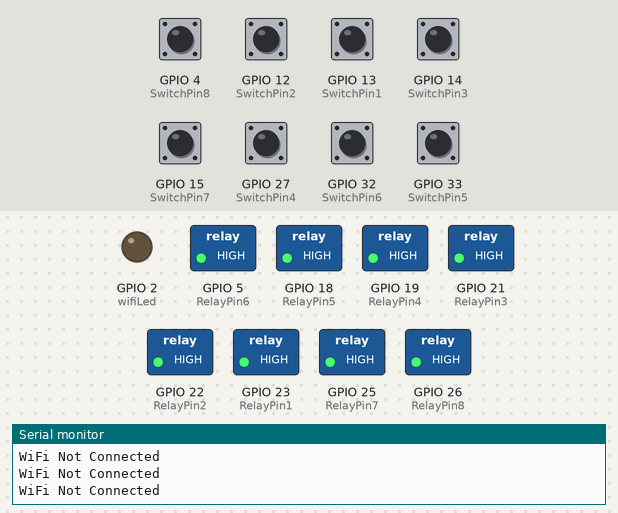
Recording of a sketch running on a simulated ESP32. Shown: switched loads named in the sketch (green lamp = pin HIGH), output pins drawn as LEDs (lit = HIGH), the last lines printed to the serial monitor. Inputs (shaded band) come from the test bench; at power-on: GPIO 4 (SwitchPin8), GPIO 12 (SwitchPin2), GPIO 13 (SwitchPin1), GPIO 14 (SwitchPin3), GPIO 15 (SwitchPin7), GPIO 27 (SwitchPin4), GPIO 32 (SwitchPin6), GPIO 33 (SwitchPin5) HIGH. WiFi joins after 1.5 s; servers stay silent unless stated.

Above: at 1.2 s.
1.3 s: GPIO 4 (SwitchPin8) pulled LOW for 1 s
At 3.7 s:
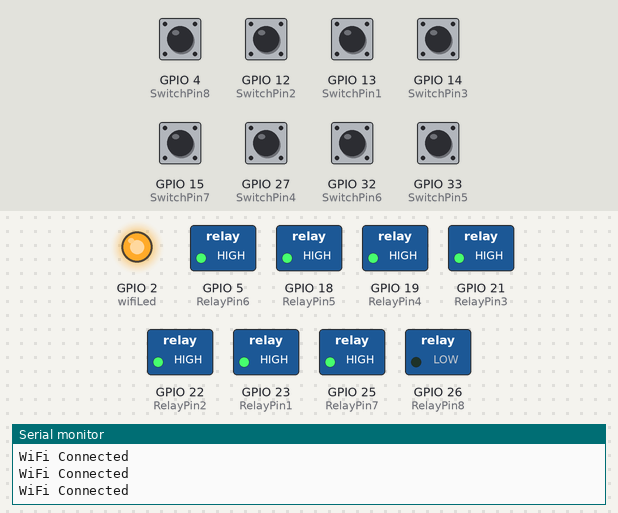
4.5 s: GPIO 12 (SwitchPin2) pulled LOW for 0.15 s
At 5.9 s:
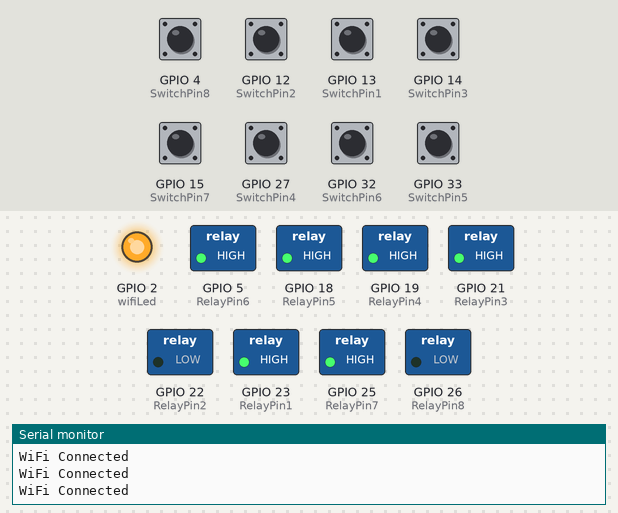
6.2 s: GPIO 13 (SwitchPin1) pulled LOW for 0.15 s
At 7.4 s:
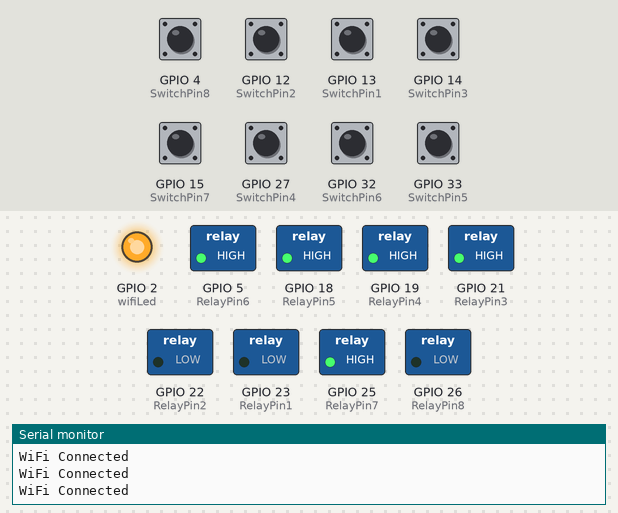
7.9 s: GPIO 14 (SwitchPin3) pulled LOW for 0.15 s
At 8.7 s:
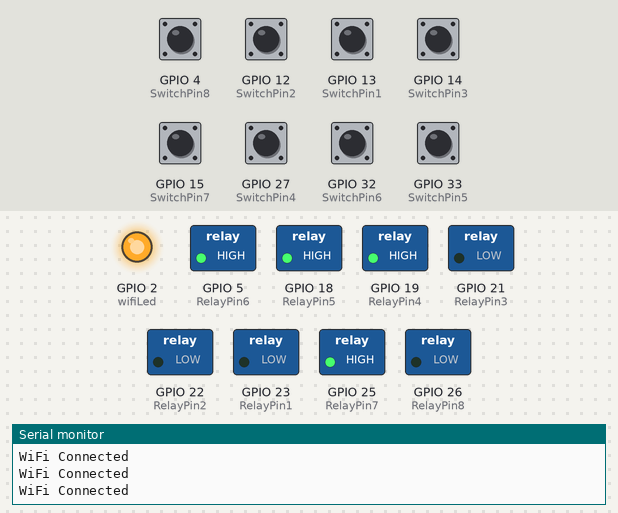
9.6 s: GPIO 15 (SwitchPin7) pulled LOW for 0.15 s
At 11.0 s:
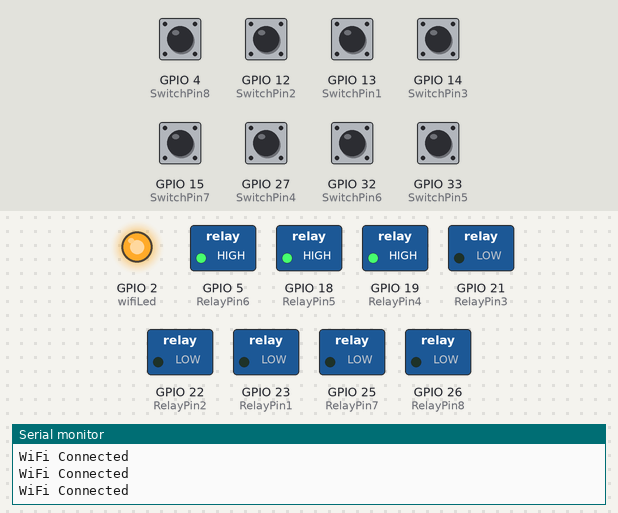
11.3 s: GPIO 27 (SwitchPin4) pulled LOW for 0.15 s
At 12.5 s:
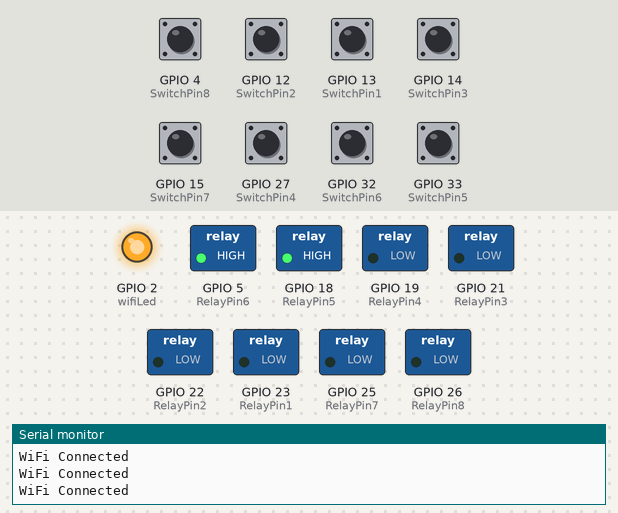
Timing chart, 0 to 14.0 s (numbered marks = the images above; inputs shaded):
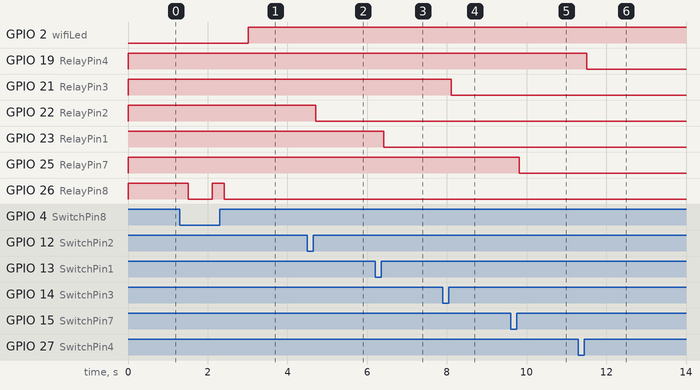

Measured:
- after the input at 1.3 s, GPIO 26 (RelayPin8): HIGH → LOW after 0.21 s, → HIGH 0.60 s later, → LOW 0.30 s later
- after the input at 4.5 s, GPIO 22 (RelayPin2): HIGH → LOW after 0.21 s
- after the input at 6.2 s, GPIO 23 (RelayPin1): HIGH → LOW after 0.21 s
- after the input at 7.9 s, GPIO 21 (RelayPin3): HIGH → LOW after 0.21 s
- after the input at 9.6 s, GPIO 25 (RelayPin7): HIGH → LOW after 0.21 s
- after the input at 11.3 s, GPIO 19 (RelayPin4): HIGH → LOW after 0.21 s

The sketch:

Code_ESP32_Blynk_WiFi_Manual_01.ino
```cpp
#include <BlynkSimpleEsp32.h>

BlynkTimer timer;

// define the GPIO connected with Relays and switches
#define RelayPin1 23  //D23
#define RelayPin2 22  //D22
#define RelayPin3 21  //D21
#define RelayPin4 19  //D19
#define RelayPin5 18  //D18
#define RelayPin6 5   //D5
#define RelayPin7 25  //D25
#define RelayPin8 26  //D26

#define SwitchPin1 13  //D13
#define SwitchPin2 12  //D12
#define SwitchPin3 14  //D14
#define SwitchPin4 27  //D27
#define SwitchPin5 33  //D33
#define SwitchPin6 32  //D32
#define SwitchPin7 15  //D15
#define SwitchPin8 4   //D4

#define wifiLed    2   //D2

#define VPIN_BUTTON_1    V1
#define VPIN_BUTTON_2    V2
#define VPIN_BUTTON_3    V3
#define VPIN_BUTTON_4    V4
#define VPIN_BUTTON_5    V5
#define VPIN_BUTTON_6    V6
#define VPIN_BUTTON_7    V7
#define VPIN_BUTTON_8    V8

int toggleState_1 = 1; //Define integer to remember the toggle state for relay 1
int toggleState_2 = 1; //Define integer to remember the toggle state for relay 2
int toggleState_3 = 1; //Define integer to remember the toggle state for relay 3
int toggleState_4 = 1; //Define integer to remember the toggle state for relay 4
int toggleState_5 = 1; //Define integer to remember the toggle state for relay 5
int toggleState_6 = 1; //Define integer to remember the toggle state for relay 6
int toggleState_7 = 1; //Define integer to remember the toggle state for relay 7
int toggleState_8 = 1; //Define integer to remember the toggle state for relay 8

int wifiFlag = 0;

#define AUTH "UmCRvegPOffg758ERoBopWaO3BQpuIi7"                 // You should get Auth Token in the Blynk App.
#define WIFI_SSID "vivo 1904"             //Enter Wifi Name
#define WIFI_PASS "12345678"         //Enter wifi Password


void relayOnOff(int relay){

    switch(relay){
      case 1:
             if(toggleState_1 == 1){
              digitalWrite(RelayPin1, LOW); // turn on relay 1
              toggleState_1 = 0;
              Serial.println("Device1 ON");
              }
             else{
              digitalWrite(RelayPin1, HIGH); // turn off relay 1
              toggleState_1 = 1;
              Serial.println("Device1 OFF");
              }
             delay(100);
      break;
      case 2:
             if(toggleState_2 == 1){
              digitalWrite(RelayPin2, LOW); // turn on relay 2
              toggleState_2 = 0;
              Serial.println("Device2 ON");
              }
             else{
              digitalWrite(RelayPin2, HIGH); // turn off relay 2
              toggleState_2 = 1;
              Serial.println("Device2 OFF");
              }
             delay(100);
      break;
      case 3:
             if(toggleState_3 == 1){
              digitalWrite(RelayPin3, LOW); // turn on relay 3
              toggleState_3 = 0;
              Serial.println("Device3 ON");
              }
             else{
              digitalWrite(RelayPin3, HIGH); // turn off relay 3
              toggleState_3 = 1;
              Serial.println("Device3 OFF");
              }
             delay(100);
      break;
      case 4:
             if(toggleState_4 == 1){
              digitalWrite(RelayPin4, LOW); // turn on relay 4
              toggleState_4 = 0;
              Serial.println("Device4 ON");
              }
             else{
              digitalWrite(RelayPin4, HIGH); // turn off relay 4
              toggleState_4 = 1;
              Serial.println("Device4 OFF");
              }
             delay(100);
      break;
      case 5:
             if(toggleState_5 == 1){
              digitalWrite(RelayPin5, LOW); // turn on relay 5
              toggleState_5 = 0;
              Serial.println("Device5 ON");
              }
             else{
              digitalWrite(RelayPin5, HIGH); // turn off relay 5
              toggleState_5 = 1;
              Serial.println("Device5 OFF");
              }
             delay(100);
      break;
      case 6:
             if(toggleState_6 == 1){
              digitalWrite(RelayPin6, LOW); // turn on relay 6
              toggleState_6 = 0;
              Serial.println("Device6 ON");
              }
             else{
              digitalWrite(RelayPin6, HIGH); // turn off relay 6
              toggleState_6 = 1;
              Serial.println("Device6 OFF");
              }
             delay(100);
      break;
      case 7:
             if(toggleState_7 == 1){
              digitalWrite(RelayPin7, LOW); // turn on relay 7
              toggleState_7 = 0;
              Serial.println("Device7 ON");
              }
             else{
              digitalWrite(RelayPin7, HIGH); // turn off relay 7
              toggleState_7 = 1;
              Serial.println("Device7 OFF");
              }
             delay(100);
      break;
      case 8:
             if(toggleState_8 == 1){
              digitalWrite(RelayPin8, LOW); // turn on relay 8
              toggleState_8 = 0;
              Serial.println("Device8 ON");
              }
             else{
              digitalWrite(RelayPin8, HIGH); // turn off relay 8
              toggleState_8 = 1;
              Serial.println("Device8 OFF");
              }
             delay(100);
      break;
      default : break;
      }
}

void with_internet(){
    //Manual Switch Control
    if (digitalRead(SwitchPin1) == LOW){
      delay(200);
      relayOnOff(1);
      Blynk.virtualWrite(VPIN_BUTTON_1, toggleState_1);   // Update Button Widget
    }
    else if (digitalRead(SwitchPin2) == LOW){
      delay(200);
      relayOnOff(2);
      Blynk.virtualWrite(VPIN_BUTTON_2, toggleState_2);   // Update Button Widget
    }
    else if (digitalRead(SwitchPin3) == LOW){
      delay(200);
      relayOnOff(3);
      Blynk.virtualWrite(VPIN_BUTTON_3, toggleState_3);   // Update Button Widget
    }
    else if (digitalRead(SwitchPin4) == LOW){
      delay(200);
      relayOnOff(4);
      Blynk.virtualWrite(VPIN_BUTTON_4, toggleState_4);   // Update Button Widget
    }
    else if (digitalRead(SwitchPin5) == LOW){
      delay(200);
      relayOnOff(5);
      Blynk.virtualWrite(VPIN_BUTTON_5, toggleState_5);   // Update Button Widget
    }
    else if (digitalRead(SwitchPin6) == LOW){
      delay(200);
      relayOnOff(6);
      Blynk.virtualWrite(VPIN_BUTTON_6, toggleState_6);   // Update Button Widget
    }
    else if (digitalRead(SwitchPin7) == LOW){
      delay(200);
      relayOnOff(7);
      Blynk.virtualWrite(VPIN_BUTTON_7, toggleState_7);   // Update Button Widget
    }
    else if (digitalRead(SwitchPin8) == LOW){
      delay(200);
      relayOnOff(8);
      Blynk.virtualWrite(VPIN_BUTTON_8, toggleState_8);   // Update Button Widget
    }
}
void without_internet(){
    //Manual Switch Control
    if (digitalRead(SwitchPin1) == LOW){
      delay(200);
      relayOnOff(1);
    }
    else if (digitalRead(SwitchPin2) == LOW){
      delay(200);
      relayOnOff(2);
    }
    else if (digitalRead(SwitchPin3) == LOW){
      delay(200);
      relayOnOff(3);
    }
    else if (digitalRead(SwitchPin4) == LOW){
      delay(200);
      relayOnOff(4);
    }
    else if (digitalRead(SwitchPin5) == LOW){
      delay(200);
      relayOnOff(5);
    }
    else if (digitalRead(SwitchPin6) == LOW){
      delay(200);
      relayOnOff(6);
    }
    else if (digitalRead(SwitchPin7) == LOW){
      delay(200);
      relayOnOff(7);
    }
    else if (digitalRead(SwitchPin8) == LOW){
      delay(200);
      relayOnOff(8);
    }
}

BLYNK_CONNECTED() {
  // Request the latest state from the server
  Blynk.syncVirtual(VPIN_BUTTON_1);
  Blynk.syncVirtual(VPIN_BUTTON_2);
  Blynk.syncVirtual(VPIN_BUTTON_3);
  Blynk.syncVirtual(VPIN_BUTTON_4);
  Blynk.syncVirtual(VPIN_BUTTON_5);
  Blynk.syncVirtual(VPIN_BUTTON_6);
  Blynk.syncVirtual(VPIN_BUTTON_7);
  Blynk.syncVirtual(VPIN_BUTTON_8);
}

// When App button is pushed - switch the state

BLYNK_WRITE(VPIN_BUTTON_1) {
  toggleState_1 = param.asInt();
  digitalWrite(RelayPin1, toggleState_1);
}

BLYNK_WRITE(VPIN_BUTTON_2) {
  toggleState_2 = param.asInt();
  digitalWrite(RelayPin2, toggleState_2);
}

BLYNK_WRITE(VPIN_BUTTON_3) {
  toggleState_3 = param.asInt();
  digitalWrite(RelayPin3, toggleState_3);
}

BLYNK_WRITE(VPIN_BUTTON_4) {
  toggleState_4 = param.asInt();
  digitalWrite(RelayPin4, toggleState_4);
}

BLYNK_WRITE(VPIN_BUTTON_5) {
  toggleState_5 = param.asInt();
  digitalWrite(RelayPin5, toggleState_5);
}

BLYNK_WRITE(VPIN_BUTTON_6) {
  toggleState_6 = param.asInt();
  digitalWrite(RelayPin6, toggleState_6);
}

BLYNK_WRITE(VPIN_BUTTON_7) {
  toggleState_7 = param.asInt();
  digitalWrite(RelayPin7, toggleState_7);
}

BLYNK_WRITE(VPIN_BUTTON_8) {
  toggleState_8 = param.asInt();
  digitalWrite(RelayPin8, toggleState_8);
}


void checkBlynkStatus() { // called every 3 seconds by SimpleTimer

  bool isconnected = Blynk.connected();
  if (isconnected == false) {
    wifiFlag = 1;
    digitalWrite(wifiLed, LOW); //Turn off WiFi LED
  }
  if (isconnected == true) {
    wifiFlag = 0;
    digitalWrite(wifiLed, HIGH); //Turn on WiFi LED
  }
}
void setup()
{
  Serial.begin(9600);

  pinMode(RelayPin1, OUTPUT);
  pinMode(RelayPin2, OUTPUT);
  pinMode(RelayPin3, OUTPUT);
  pinMode(RelayPin4, OUTPUT);
  pinMode(RelayPin5, OUTPUT);
  pinMode(RelayPin6, OUTPUT);
  pinMode(RelayPin7, OUTPUT);
  pinMode(RelayPin8, OUTPUT);

  pinMode(wifiLed, OUTPUT);

  pinMode(SwitchPin1, INPUT_PULLUP);
  pinMode(SwitchPin2, INPUT_PULLUP);
  pinMode(SwitchPin3, INPUT_PULLUP);
  pinMode(SwitchPin4, INPUT_PULLUP);
  pinMode(SwitchPin5, INPUT_PULLUP);
  pinMode(SwitchPin6, INPUT_PULLUP);
  pinMode(SwitchPin7, INPUT_PULLUP);
  pinMode(SwitchPin8, INPUT_PULLUP);

  //During Starting all Relays should TURN OFF
  digitalWrite(RelayPin1, toggleState_1);
  digitalWrite(RelayPin2, toggleState_2);
  digitalWrite(RelayPin3, toggleState_3);
  digitalWrite(RelayPin4, toggleState_4);
  digitalWrite(RelayPin5, toggleState_5);
  digitalWrite(RelayPin6, toggleState_6);
  digitalWrite(RelayPin7, toggleState_7);
  digitalWrite(RelayPin8, toggleState_8);

  WiFi.begin(WIFI_SSID, WIFI_PASS);
  timer.setInterval(3000L, checkBlynkStatus); // check if Blynk server is connected every 3 seconds
  Blynk.config(AUTH);
}

void loop()
{
  if (WiFi.status() != WL_CONNECTED)
  {
    Serial.println("WiFi Not Connected");
  }
  else
  {
    Serial.println("WiFi Connected");
    Blynk.run();
  }

  timer.run(); // Initiates SimpleTimer
  if (wifiFlag == 0)
    with_internet();
  else
    without_internet();
}
```
